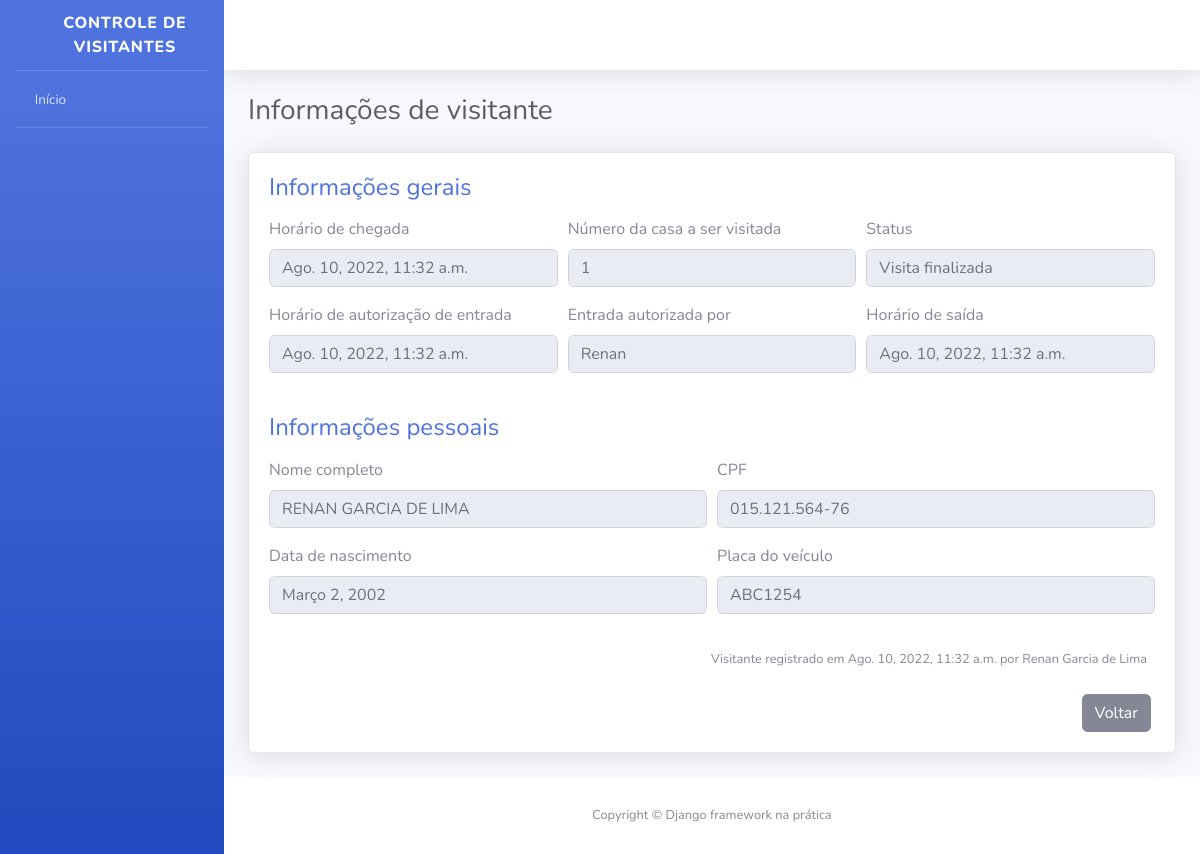
The page /visitantes/13/ (signed in) on the database its author committed.
### apps/visitantes/models.py (models this page shows, shortened)
class Visitante(models.Model):
    STATUS_VISITANTE = [
        ("AGUARDANDO", "Aguardando autorização"),
        ("EM_VISITA", "Em visita"),
        ("FINALIZADO", "Visita finalizada")
    ]
    status = models.CharField(
        verbose_name="Status",
        max_length=11,
        choices=STATUS_VISITANTE,
        default="AGUARDANDO"
    )
    nome_completo = models.CharField(
        verbose_name="Nome completo",
        max_length=194
    )
    cpf = models.CharField(
        verbose_name="CPF",
        max_length=11
    )
    data_nascimento = models.DateField(
        verbose_name="Data de nascimento",
        auto_now=False,
        auto_now_add=False
    )
    numero_casa = models.PositiveSmallIntegerField(
        verbose_name="Número da casa a ser visitada",
    )
    placa_veiculo = models.CharField(
        verbose_name="Placa do veículo",
        max_length=7,
        blank=True,
        null=True
    )
    horario_chegada = models.DateTimeField(
        verbose_name="Horário de chagada na portaria",
        auto_now_add=True
    )
    horario_saida = models.DateTimeField(
        verbose_name="Horário de saída do condomínio",
        auto_now_add=False,
        blank=True,
        null=True
    )
    horario_autorizacao = models.DateTimeField(
        verbose_name="Horário de autorização de entrada",
        auto_now_add=False,
        blank=True,
        null=True
    )
    morador_responsavel = models.CharField(
        verbose_name="Nome do morador responsável por autorizar a entrada do visitante",
        max_length=194,
        blank=True
    )
    registrado_por = models.ForeignKey(
        "porteiros.Porteiro",
        verbose_name="Porteiro responsável pelo registro",
        on_delete=models.PROTECT
    )
    def get_horario_saida(self):
        if self.horario_saida:
            return self.horario_saida
        return "Horário de saída não registrado"
    def get_horario_autorizacao(self):
        if self.horario_autorizacao:
            return self.horario_autorizacao
        return "Visitante aguardando autorização"
    def get_morador_responsavel(self):
        if self.morador_responsavel:
            return self.morador_responsavel
        return "Visitante aguardando autorização"
    def get_placa_veiculo(self):
        if self.placa_veiculo:
            return self.placa_veiculo
        return "Veículo não registrado"
    def get_cpf(self):
        if self.cpf:
            cpf = str(self.cpf)
            cpf_parte_1 = cpf[0:3]
            cpf_parte_2 = cpf[3:6]
            cpf_parte_3 = cpf[6:9]
            cpf_parte_4 = cpf[9:]
            cpf_formatado = f"{cpf_parte_1}.{cpf_parte_2}.{cpf_parte_3}-{cpf_parte_4}"
        return cpf_formatado
    class Meta:
        verbose_name = "Visitante"
        verbose_name_plural = "Visitantes"
        db_table = "visitante"

### apps/porteiros/models.py (models this page shows)
class Porteiro(models.Model):
    usuario = models.OneToOneField(
        "usuarios.Usuario",
        verbose_name="Usuário",
        on_delete=models.PROTECT
    )
    nome_completo = models.CharField(
        verbose_name="Nome completo",
        max_length=194,
    )
    cpf = models.CharField(
        verbose_name="CPF",
        max_length=11,
    )
    telefone = models.CharField(
        verbose_name="Telefone de contato",
        max_length=11,
    )
    data_nascimento = models.DateField(
        verbose_name="Data de nascimento",
        auto_now=False,
        auto_now_add=False,
    )
    class Meta:
        verbose_name = "Porteiro"
        verbose_name_plural = "Porteiros"
        db_table = "porteiro"
    def __str__(self):
        return self.nome_completo

### apps/visitantes/views.py (the view, shortened to what this page needs)
@login_required
def informacoes_visitantes(request, id):
   visitante = get_object_or_404(
      Visitante,
      id=id
   )
   form = AutorizaVisitanteForm()
   context = {
      "nome_pagina": "Informações de visitante",
      "visitante": visitante,
      "form": form,
   }
   return render(request, "informacoes_visitante.html", context)

### apps/visitantes/forms.py
class AutorizaVisitanteForm(forms.ModelForm):
    morador_responsavel = forms.CharField(
        required=True
    )
    class Meta:
        model= Visitante
        fields = [
            "morador_responsavel"
        ]
        error_messages = {
            "morador_responsavel": {
                "required": "Por favor, informe o nome do morador responsável por autorizar a entrada do visitante"
            }
        }

### templates/informacoes_visitante.html (shortened to what this page needs)
{% extends "base.html" %}
{% load widget_tweaks %}
{% block conteudo %}
<div class="container">
    <div class="d-sm-flex align-items-center justify-content-between mb-4">
        <h1 class="h3 mb-0 text-gray-800">{{ nome_pagina }}</h1>
    </div>
    <div class="card shadow mb-4">
        <div class="card-body">
            <h4 class="mb-3 text-primary">
                Informações gerais
            </h4>
            <form>
                <div class="form-row">
                    <div class="form-group col-md-4">
                        <label>Horário de chegada</label>
                        <input type="text" class="form-control" value="{{ visitante.horario_chegada }}" disabled>
                    </div>
                    <div class="form-group col-md-4">
                        <label>Número da casa a ser visitada</label>
                        <input type="text" class="form-control" value="{{ visitante.numero_casa }}" disabled>
                    </div>
                    <div class="form-group col-md-4">
                        <label>Status</label>
                        <input type="text" class="form-control" value="{{ visitante.get_status_display }}" disabled>
                    </div>
                </div>
                <div class="form-row">
                    <div class="form-group col-md-4">
                        <label>Horário de autorização de entrada</label>
                        <input type="text" class="form-control" value="{{ visitante.get_horario_autorizacao }}" disabled>
                    </div>
                    <div class="form-group col-md-4">
                        <label>Entrada autorizada por</label>
                        <input type="text" class="form-control" value="{{ visitante.get_morador_responsavel }}" disabled>
                    </div>
                    <div class="form-group col-md-4">
                        <label>Horário de saída</label>
                        <input type="text" class="form-control" value="{{ visitante.get_horario_saida }}" disabled>
                    </div>
                </div>
            </form>
            <h4 class="mb-3 mt-4 text-primary">
                Informações pessoais
            </h4>
            <form>
                <div class="form-row">
                    <div class="form-group col-md-6">
                        <label>Nome completo</label>
                        <input type="text" class="form-control" value="{{ visitante.nome_completo }}" disabled>
                    </div>
                    <div class="form-group col-md-6">
                        <label>CPF</label>
                        <input type="text" class="form-control" value="{{ visitante.get_cpf }}" disabled>
                    </div>
                </div>
                <div class="form-row">
                    <div class="form-group col-md-6">
                        <label>Data de nascimento</label>
                        <input type="text" class="form-control" value="{{ visitante.data_nascimento }}" disabled>
                    </div>
                    <div class="form-group col-md-6">
                        <label>Placa do veículo</label>
                        <input type="text" class="form-control" value="{{ visitante.get_placa_veiculo }}" disabled>
                    </div>
                </div>
            </form>
            <p class="mr-2 mt-3 mb-4 text-right">
                <small>
                    Visitante registrado em {{ visitante.horario_chegada }} por {{ visitante.registrado_por }}
                </small>
            </p>
            <div class="mr-1 text-right">
                <a href="{% url 'index' %}" class="btn btn-secondary text-white" type="button">
                    <span class="text">Voltar</span>
                </a>
            </div>
        </div>
    </div>
</div>
{% endblock %}

### rows shown on the page
Visitante: horario_chegada "Ago. 10, 2022, 11:32 a.m.", numero_casa "1", status "Visita finalizada", get_horario_autorizacao "Ago. 10, 2022, 11:32 a.m.", get_morador_responsavel "Renan", get_horario_saida "Ago. 10, 2022, 11:32 a.m.", nome_completo "RENAN GARCIA DE LIMA", get_cpf "015.121.564-76", data_nascimento "Março 2, 2002", get_placa_veiculo "ABC1254", registrado_por "Renan Garcia de Lima"

### other values the page prints
{{ nome_pagina }} "Informações de visitante"
